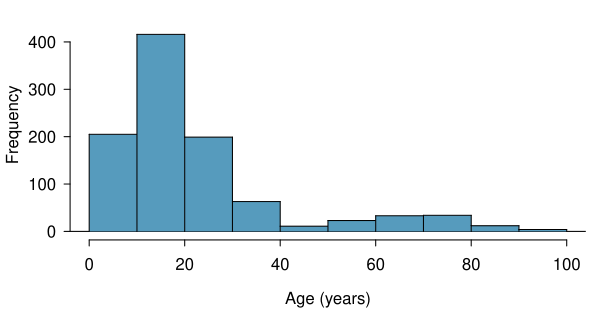

The R source for this figure:
library(openintro)
#data(dds.discr)
data(COL)

myPDF("ddsAgeHist.pdf",
      6.05, 3.1,
      mar = c(3.5, 3.5, 0.5, 1),
      mgp = c(2.4, 0.7, 0))
histPlot(dds.discr$age,
         breaks = 10,
         xlab = 'Age (years)',
         ylab = "Frequency",
         ylim = c(0, 450),
         col = COL[1],
         border = COL[5])
dev.off()
